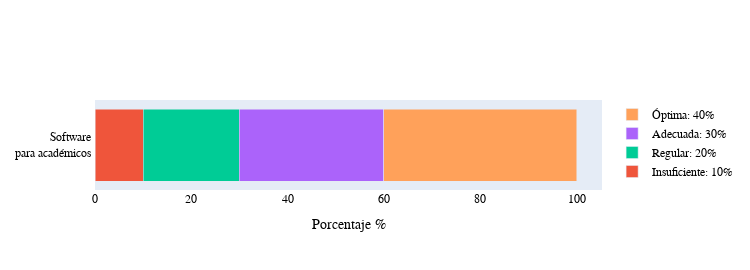

Notebook source saved alongside this figure:
### Code cell
opinion_soft(path_file_sorted)

### Figure 1 — Plotly figure (JSON) as saved in the notebook; plotly's stock layout.template omitted (floating-point values rounded to 4 significant figures)
{"data": [{"name": "Muy insuficiente: 9.1%", "orientation": "h", "type": "bar", "x": [], "y": ["Software <br> para académicos "]}, {"name": "Insuficiente: 10%", "orientation": "h", "type": "bar", "x": [10], "y": ["Software <br> para académicos "]}, {"name": "Regular: 20%", "orientation": "h", "type": "bar", "x": [20], "y": ["Software <br> para académicos "]}, {"name": "Adecuada: 30%", "orientation": "h", "type": "bar", "x": [30], "y": ["Software <br> para académicos "]}, {"name": "Óptima: 40%", "orientation": "h", "type": "bar", "x": [40], "y": ["Software <br> para académicos "]}], "layout": {"barmode": "stack", "font": {"color": "black", "family": "Rockwell", "size": 12}, "height": 270, "legend": {"title": {"font": {"color": "green"}}}, "title": {"font": {"color": "black", "family": "Rockwell", "size": 12}, "text": ""}, "width": 750, "xaxis": {"title": {"text": "Porcentaje %"}}}}
